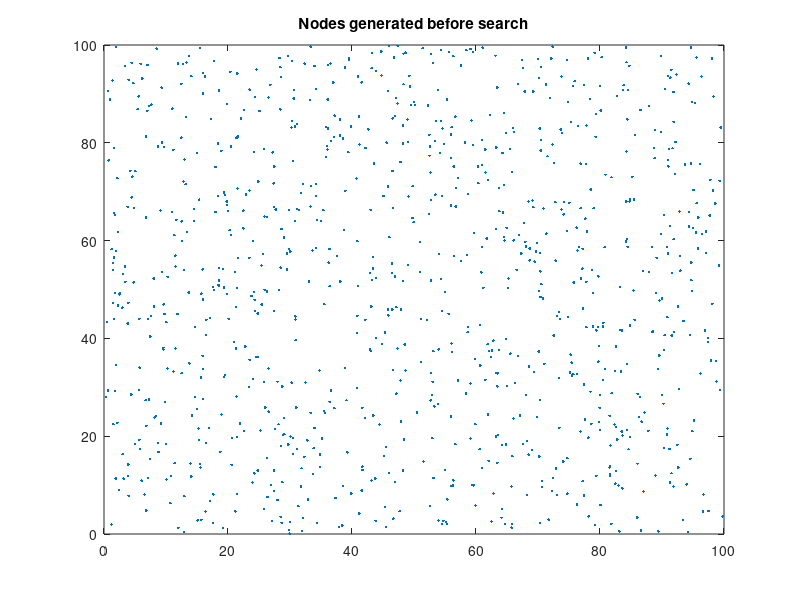

MATLAB code to generate this figure: (Note: this script raises an error after producing the figure.)
tic;
clear;close;

global label
label = [];
%%%%%%%%%%%%%%%%%%%%%%%%%%%%%%%%%%%%%
disp('hi');
global domain ;
domain = [];
a = 0;
b = 100;
x_domain = (b-a).*rand(1000,1) + a;
y_domain = (b-a).*rand(1000,1) + a;
count = zeros(1000,1);
domain = [x_domain y_domain count];
x_domain = [];
y_domain = [];
count = [];
figure
plot(domain(:,1),domain(:,2),'.')
title('Nodes generated before search');

global feasible_domain;
feasible_domain = [];
global infeasible_domain;
infeasible_domain = [];
%%%%
x = 0;%%defined first point as 0,0  which is feasible and last point as random x_2
y = 0;
x_2 = (b-a).*rand(1,1) + a;
y_2 = (b-a).*rand(1,1) + a;
%%%%%%%%%%%%%%%%%%%%%%%%%%%%%%%%%%%%%%%%%%%%%%%%%%%%%
 for i =1 : 4000
% while size(domain) ~= size(feasible_domain) - count 
    dist_prev =10000;
    pos = [];
    while x ~= x_2 && y ~= y_2 
        if is_feasible_point(x,y) == 1 %a dynamic step for moving from feasible previously to x,y
            feasible_domain = vertcat(feasible_domain, [x y ]) ;%cell typpe for svm
            dist_i = sqrt((domain(:,1) - x).^2 + (domain(:,2) - y).^2);
            dist_f = sqrt((domain(:,1) - x_2).^2 + (domain(:,2) - y_2).^2)  ;
            dist = dist_i+dist_f;
            count = [];
            count = 1;
            sz = size(dist);
            while sz(1) ~= count
                if is_feasible_point(domain(count,1),domain(count,2)) == 0 && dist_i(count) <= 0.3
                    %above condition dist_i < 0.3 is the IR bound for the
                    %robot
                    infeasible_domain = vertcat(infeasible_domain, [domain(count,1) domain(count,2)]);
                    dist(count) = [];
                    dist_i(count) = [];
                    dist_f(count) = [];
                    domain(count,:) = [];
                end
                count = count +1;
                sz = [];
                sz = size(dist);
            end
            [val pos] = min(dist);
            while dist_i(pos) >= 0.3 && domain(pos,1) == x && domain(pos,2) == y || domain(pos,3) == 1
%this step is very important dis_i(pos) >= dist_f(pos) suggest that the
%robt should follow nodes  such that it should be halfway from the destined
%node / it could be compensated for dist_i(pos) >= ir bound so that robot
%will only travel the visible nodes(dead reckoning)
                dist(pos) = 10000000;
                [val pos] = min(dist);
            end    
            if dist_prev > dist_f(pos)
                x = domain(pos,1);
                y = domain(pos,2);
                domain(pos,3) = 1;  
                dist_prev = dist_f(pos)
            else
                x = x_2;
                y = y_2;
                break;
            end
            dist_i = [];
            dist_f = [];
            dist = [];
            
        else
            infeasible_domain = vertcat(infeasible_domain, [x y]);
            t = is_feasible_edge(feasible_domain(end,:),[x y]);
            x = t(1);
            y = t(2);
            domain(pos,:) = [];
            break;
        end   
    end
    domain(:,3) = 0;
    x_2 = (b-a).*rand(1,1) + a;
    y_2 = (b-a).*rand(1,1) + a;
end
%%%%%%%%%%%%%%%%%%%%%%%%%%%%%%%%%%%%%%%%%%%%%%%%%%%%%%%%%%%%%% 
dist = [];
dist_i = [];
dist_f = [];
a = [];
b = [];
i = [];
x = [];
y = [];
x_2 = [];
y_2 = [];
val = [];
dist_prev = [];
count = [];
sz = [];
%%%%%%%%%%%%%%%%%%%%%%%%%%%%%%%%%%%%%%%%%%%%%%%%%%%%%%%%%%%%%%%%%%
figure
scatter(infeasible_domain(:,1), infeasible_domain(:,2),1,'r')
legend('Infeasible')
hold on  
scatter(feasible_domain(:,1), feasible_domain(:,2),1,'g')
title('Feasible and infeasible nodes')
legend('Feasible');
domain = [];
x = [];
y = [];
x_f = [];
y_f = [];
x_boundary = [];
y_boundary = [];
toc